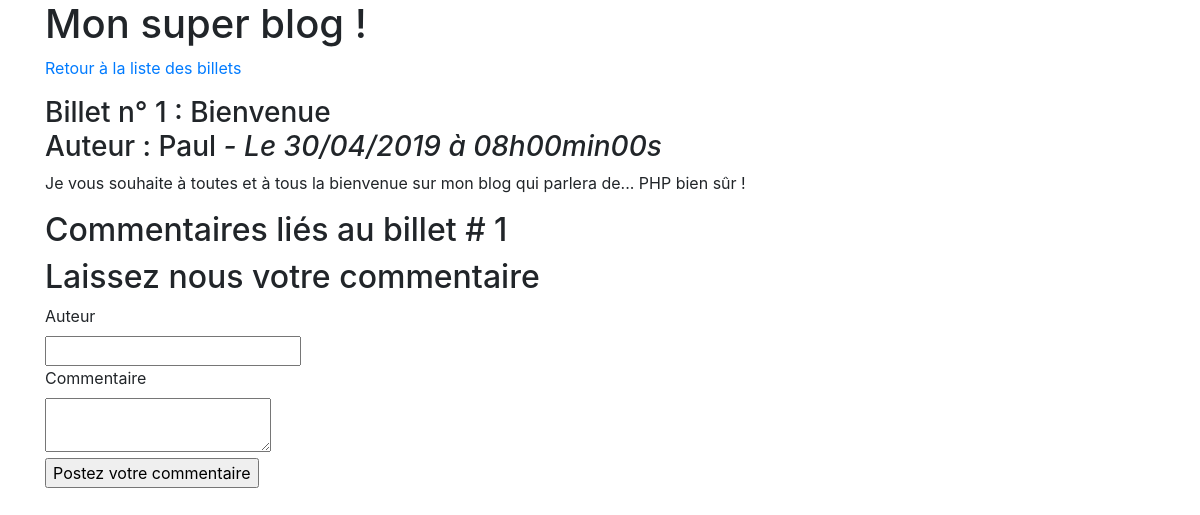
Before: /index.php?action=billet&id=1 with the older database file.
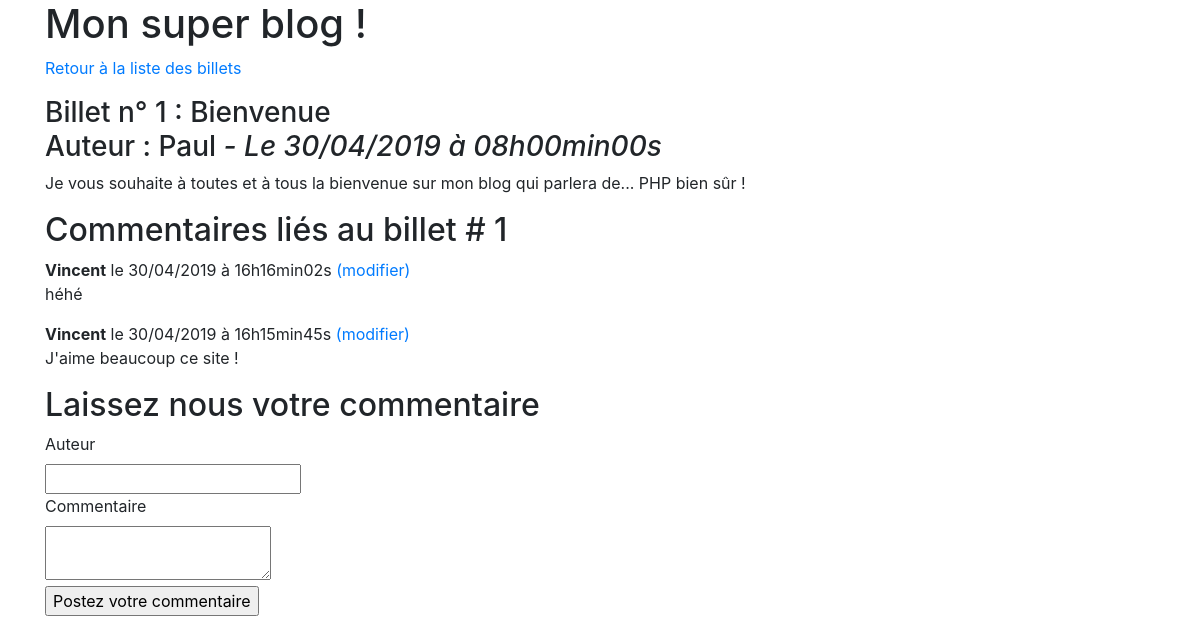
After: the same page with the newer database file.
### tables this page shows
CREATE TABLE `commentaires` (
  `id` int(11) NOT NULL,
  `id_billet` int(11) NOT NULL,
  `auteur` varchar(255) NOT NULL,
  `commentaire` text NOT NULL,
  `date_commentaire` datetime NOT NULL
);

### controleur/frontend.php (called while the page is built, shortened)
<?php
require_once('modele/BilletManager.php');
require_once('modele/CommentaireManager.php');
function unBillet()
{
	$BilletManager = new \Mumu\Blog\Model\BilletManager();
	$CommentaireManager = new \Mumu\Blog\Model\CommentaireManager();
	$billet = $BilletManager->getBillet($_GET['id']);
	$commentaires = $CommentaireManager->getCommentaires($_GET['id']);
	require ('vue/frontend/affichageBillet.php');
}

### modele/BilletManager.php (called while the page is built, shortened)
<?php
class BilletManager extends Manager
{
	public function getBillet($id_billet)
	{
	        $bdd =$this->connexionBdd();
	        $req = $bdd->prepare('SELECT id, auteur, titre, contenu, DATE_FORMAT(date_creation, \'%d/%m/%Y à %Hh%imin%ss\') AS date_creation_fr FROM billets WHERE id = ?');
	        $req->execute(array($id_billet));
	        $billet = $req->fetch();
	        return $billet;
	}
}

### modele/CommentaireManager.php (called while the page is built, shortened)
<?php
class CommentaireManager extends Manager
{
    public function getCommentaires($id_billet)
    {
        $bdd = $this->connexionBdd();
        $commentaires = $bdd->prepare('SELECT id, auteur, commentaire, DATE_FORMAT(date_commentaire, \'%d/%m/%Y à %Hh%imin%ss\') AS date_commentaire_fr FROM commentaires WHERE id_billet = ? ORDER BY date_commentaire DESC');
        $commentaires->execute(array($id_billet));
        return $commentaires;
    }
}

### vue/frontend/affichageBillet.php (the view, shortened to what this page needs)
        <h1>Mon super blog !</h1>
        <p><a href="index.php">Retour à la liste des billets</a></p>
        <div class="news">
            <h3>
                <?= htmlspecialchars($billet['titre']) ?><br />
               Auteur :  <?= htmlspecialchars($billet['auteur']) ?>
                <em>- Le <?= $billet['date_creation_fr'] ?></em>
            </h3>
            <p>
                <?= nl2br(htmlspecialchars($billet['contenu'])) ?>
            </p>
        </div>
        <h2>Commentaires liés au billet # <?= $billet['id']?></h2>
        <?php
        while ($commentaire = $commentaires->fetch())
        {
        ?>
        <div class="news">
            <p><strong><?= htmlspecialchars($commentaire['auteur']) ?></strong> le <?= $commentaire['date_commentaire_fr'] ?><a href="index.php?action=unCommentaire&amp;id=<?= $commentaire['id'] ?>"> (modifier)</a><br/>
            <?= nl2br(htmlspecialchars($commentaire['commentaire'])) ?></p>
         </div>
        <?php
        }
        ?>
        <h2>Laissez nous votre commentaire </h2>
        <form action="index.php?action=ajouterCommentaire&amp;id=<?= $billet['id'] ?>" method="post">
                <div>
                    <label for="auteur">Auteur</label><br />
                    <input type="text" id="auteur" name="auteur" />
                </div>
                <div>
                    <label for="commentaire">Commentaire</label><br />
                    <textarea type="text" id="commentaire" name="commentaire"></textarea>
                </div>
                <div>
                    <input type="submit" value="Postez votre commentaire"/>
                </div>
            </form>
<?php require('template.php'); ?>

Changed rows visible on the page:
added commentaires: auteur "Vincent", date_commentaire_fr "30/04/2019 à 16h16min02s", commentaire "héhé"
added commentaires: auteur "Vincent", date_commentaire_fr "30/04/2019 à 16h15min45s", commentaire "J'aime beaucoup ce site !"
